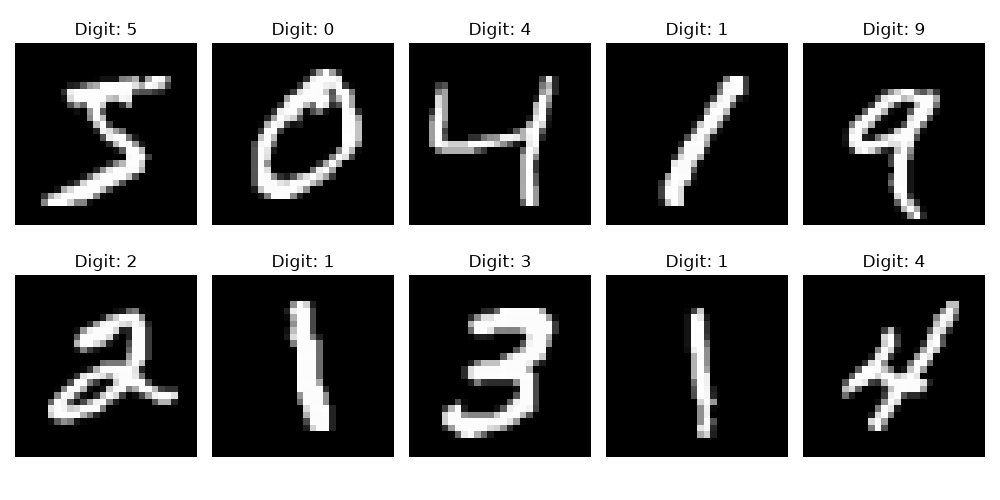
#> input picture mnist_samples.png, 1000 x 500 px
$ python -i preprocessing.py   (imports and definitions only)
#> lines starting #> are read from the running program, lines starting #| are printed output that depends on the picture
#> further down, picture is the input picture: PIL image 1000x500 RGBA; mean R, G, B, A 104.8, 104.8, 104.8, 255
from PIL import Image
import numpy as np


def preprocess_image(image: Image.Image):
    # Convert image to grayscale
    image = image.convert("L")

    # Convert to numpy array
    image = np.array(image)

    # Find the digit pixels
    # Canvas background = black (0)
    # Digit = white (> 30)
    coords = np.argwhere(image > 30)
#> coords = 219776 pairs, first value 0 to 499, second value 0 to 999

    # If no digit is found
    if coords.size == 0:
        image = Image.fromarray(image)
        image = image.resize((28, 28))
        image = np.array(image).astype("float32") / 255.0
        image = np.expand_dims(image, axis=-1)
        image = np.expand_dims(image, axis=0)
        return image

    # Find bounding box of the digit
    y_min, x_min = coords.min(axis=0)
#> y_min = 0; x_min = 0
    y_max, x_max = coords.max(axis=0)
#> y_max = 499; x_max = 999

    # Crop the digit
    cropped = image[y_min:y_max + 1, x_min:x_max + 1]

    # Convert cropped digit to PIL image
    cropped = Image.fromarray(cropped)

    # Keep some margin around the digit
    width, height = cropped.size
#> width = 1000; height = 500
    size = max(width, height) + 10
#> size = 1010

    canvas = Image.new("L", (size, size), 0)
#> canvas: PIL image 1010x1010 L; every value is 0

    # Center cropped digit inside square
    x_offset = (size - width) // 2
#> x_offset = 5
    y_offset = (size - height) // 2
#> y_offset = 255

    canvas.paste(cropped, (x_offset, y_offset))
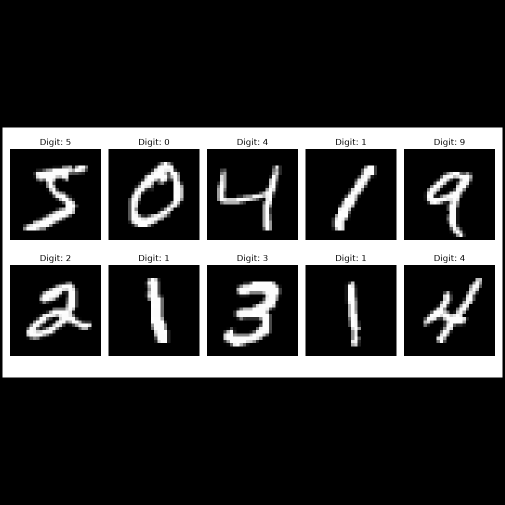
#> canvas: PIL image 1010x1010 L (shown at 1/2 size); min 0, max 255, mean 51.4

    # Resize to MNIST size
    canvas = canvas.resize((28, 28), Image.Resampling.LANCZOS)
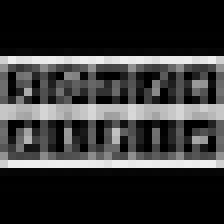
#> canvas: PIL image 28x28 L (shown 8 times larger); min 0, max 239, mean 53.2

    # Convert to numpy
    image = np.array(canvas)

    # Normalize
    image = image.astype("float32") / 255.0
#> image: shape (28, 28) float32

    # Add channel dimension
    image = np.expand_dims(image, axis=-1)

    # Add batch dimension
    image = np.expand_dims(image, axis=0)

    return image

>>> from PIL import Image
>>> picture = Image.open('../mnist_samples.png')
>>> result = preprocess_image(picture)

$ run again, on confusion_matrix.png
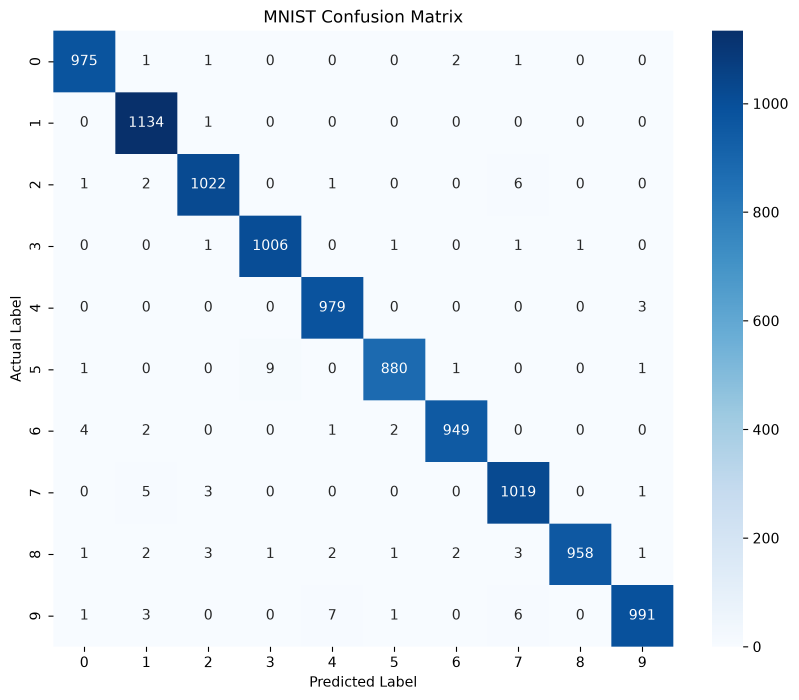
#> input picture confusion_matrix.png, 2395 x 2100 px (shown at 1/3 size)
#> picture is the input picture: PIL image 2395x2100 RGBA; mean R, G, B, A 227, 235.7, 244.3, 255
#> in preprocess_image, `image = image.convert("L")`:
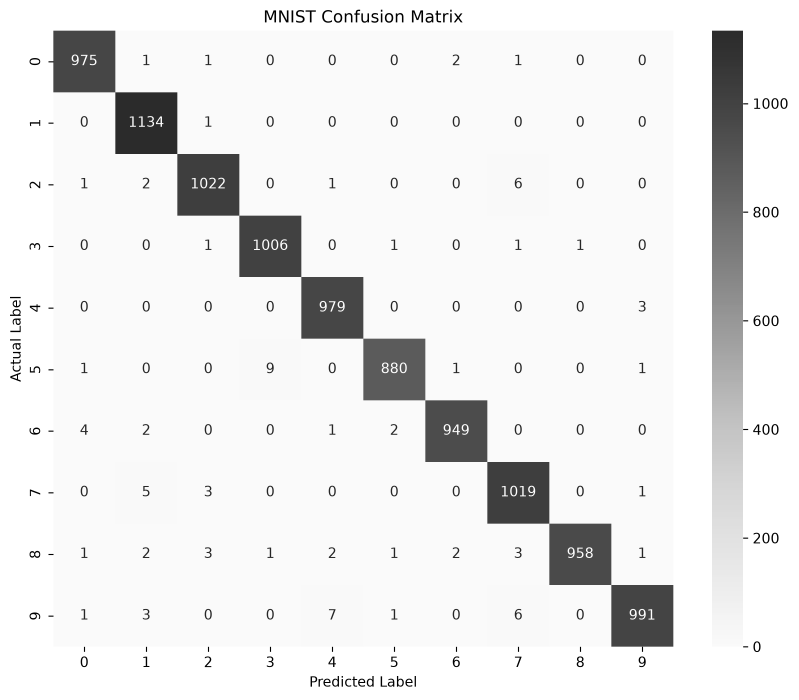
#> image: PIL image 2395x2100 L (shown at 1/3 size); min 0, max 255, mean 233.9
#> coords = 5011612 pairs, first value 0 to 2099, second value 0 to 2394
#> y_min = 0
#> y_max = 2099; x_max = 2394
#> in preprocess_image, `canvas = canvas.resize((28, 28), Image.Resampling.LANCZOS)`:
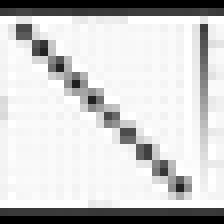
#> canvas: PIL image 28x28 L (shown 8 times larger); min 0, max 255, mean 203.7
